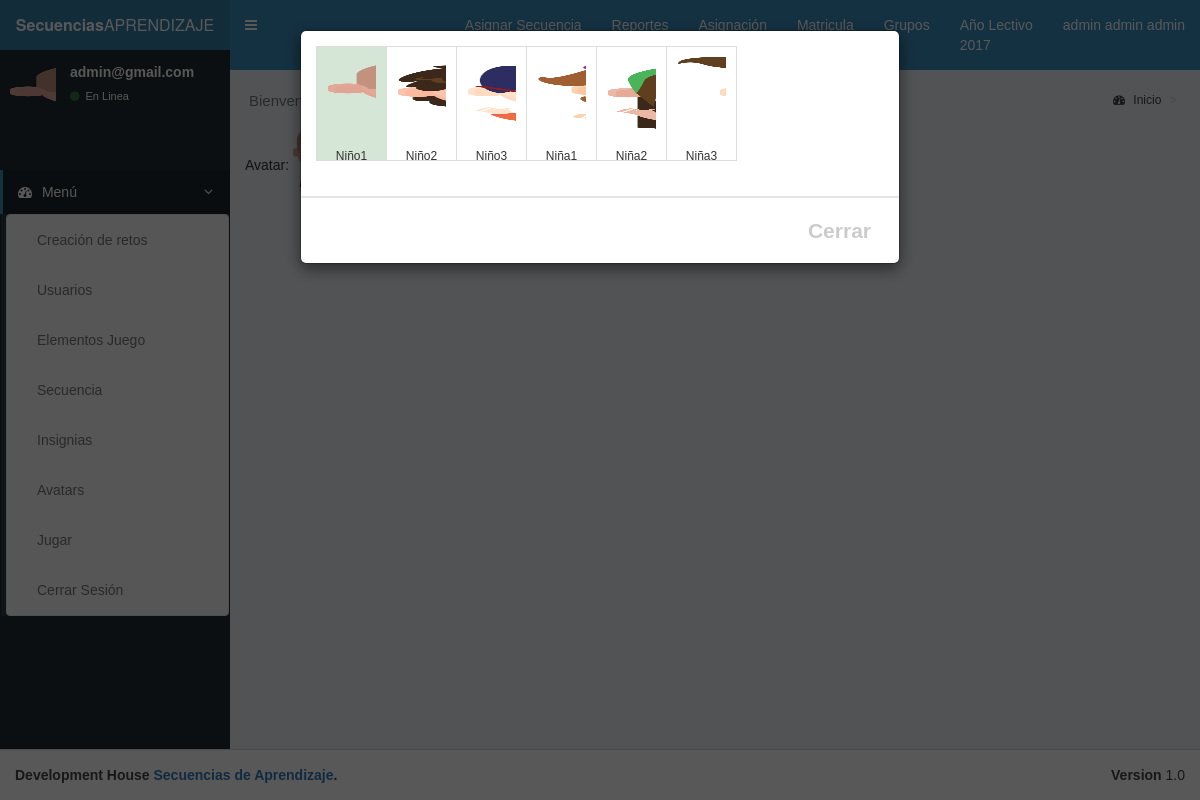
Screenshot of /secuencias/php/elegir_avatar.php (signed in) with the database file from the repository.
### tables this page shows
CREATE TABLE IF NOT EXISTS `avatar` (
  `id_avatar` bigint(20) NOT NULL AUTO_INCREMENT COMMENT 'este campo representa llave primaria pk de la tabla avatar',
  `nombre_avatar` varchar(255) NOT NULL COMMENT 'este campo guarda el nombre del avatar',
  `img_avatar` varchar(255) NOT NULL COMMENT 'este campo guarda la dirección de la imagen',
  PRIMARY KEY (`id_avatar`),
  UNIQUE KEY `nombre_avatar` (`nombre_avatar`),
  UNIQUE KEY `img_avatar` (`img_avatar`)
);

### secuencias/php/elegir_avatar.php (the view, shortened to what this page needs)
<?php require('../config/conexion.php');
?>
<form id="form_avatar" method="post">
Avatar: <img height="80" id="icon-img" src="<?php if (isset($_SESSION['img_avatar'])) echo $url_raiz."/img/Avatars/".$_SESSION['img_avatar']; ?>">
<button type="button" id="elegir_avatar" class="btn btn-info btn-s" data-toggle="modal" data-target="#myModal">Elegir</button>
<div class="container">
  <div class="modal modal-fullscreen fade" id="myModal" role="dialog">
    <div class="modal-dialog">
      <div class="modal-content">
        <div class="modal-header">
  <ul class="bs-glyphicons">
	<?php
	$sql = "SELECT `usuarios`.`id_usuarios`, `avatar`.`img_avatar`, `usuarios`.`nombre`, `usuarios`.`apellido1`, `usuarios`.`apellido2`, `usuarios`.`nuip`, `usuarios`.`email`, `usuarios`.`clave`, `usuarios`.`f_nacimiento`, `usuarios`.`tipo` FROM `usuarios` inner join `avatar` on `usuarios`.`avatar` = `avatar`.`id_avatar` where `usuarios`.`id_usuarios` = '".$_SESSION['id_usuarios']."'";
$consulta = $mysqli->query($sql);
if($row=$consulta->fetch_assoc()){
	$sql_av = "SELECT `avatar`.`id_avatar`, `avatar`.`nombre_avatar`, `avatar`.`img_avatar` FROM `avatar`";
	$consulta_av = $mysqli->query($sql_av);
	while($row_av=$consulta_av->fetch_assoc()){
	?>
	<li <?php if ($row['img_avatar']==$row_av['img_avatar']) echo 'style="background-color:#d6e6d6"'?>><span onclick="obtener_icono(this);document.getElementById('form_avatar').submit();" data-src="../img/Avatars/<?php echo $row_av['img_avatar'] ?>" data-id="<?php echo $row_av['id_avatar'] ?>" >
	    	<div  style="background: url('<?php echo "../img/Avatars/".$row_av['img_avatar']?>');
    background-size: 350px 95px;
    height: 94px;
    width: 48px;
    background-position: 0px 0px;
    background-repeat: no-repeat;
    display:inline-block;
    margin-bottom:-8px;
" ></div>
	    <?php echo $row_av['nombre_avatar']?>
	    </span>
	</li>
	<?php }
	}
	?>
    </ul> </div>
    <div class="modal-footer">
        <a class="close btn" id="cerrar_modal_avatar" data-dismiss="modal">Cerrar</a>
    </div>
      </div>
    </div>
  </div>
</div>
</form>
<?php
require("../plantilla/home.php");
?>

### secuencias/css/estilo.css (style rules this page uses)
body { overflow-x:none; font-family: "Comic Sans MS",cursive,sans-serif; }

### secuencias/plantilla/home.php (style rules this page uses)
.bs-glyphicons { padding-left:0;padding-bottom:1px;margin-bottom:20px;list-style:none;overflow:hidden; }
.bs-glyphicons li { float:left;width:25%;height:115px;padding:10px;margin:0 -1px -1px 0;font-size:12px;line-height:1.4;text-align:center;border:1px solid #ddd; }
@media (min-width: 768px) { .bs-glyphicons li { width:12.5%; } }

### rows the page displays
avatar: img_avatar (picture), nombre_avatar "Niño1"
avatar: img_avatar (picture), nombre_avatar "Niño2"
avatar: img_avatar (picture), nombre_avatar "Niño3"
avatar: img_avatar (picture), nombre_avatar "Niña1"
avatar: img_avatar (picture), nombre_avatar "Niña2"
avatar: img_avatar (picture), nombre_avatar "Niña3"

### other values shown
$_SESSION['nombre_anio_lectivo'] "2017"
$_SESSION['nombre'] "admin"
$_SESSION['apellido'] "admin admin"
$_SESSION['email'] "admin@gmail.com"
